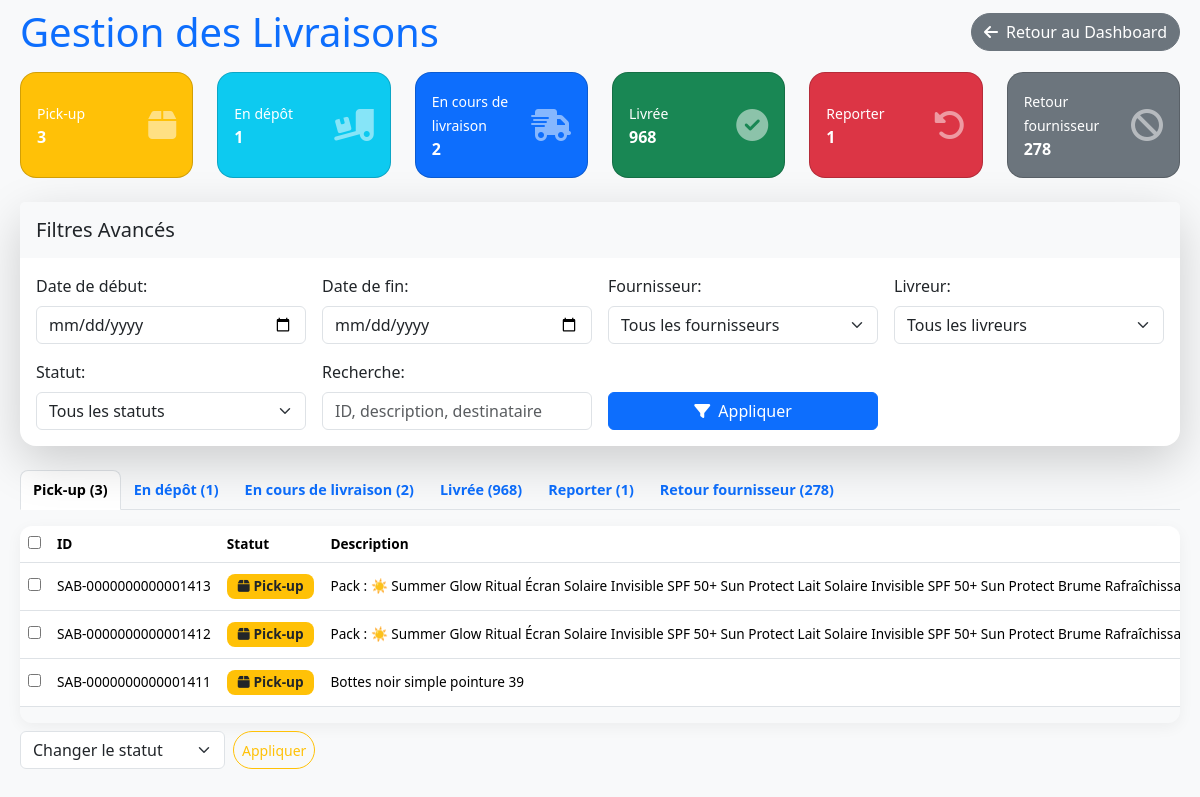
The app's page /app/views/admin/all_deliveries.php with its own data.
### tables this page shows
CREATE TABLE `deliveries` (
  `id` int(11) NOT NULL,
  `unique_id` varchar(100) NOT NULL,
  `supplier_id` int(11) NOT NULL,
  `driver_id` int(11) DEFAULT NULL,
  `description` text NOT NULL,
  `recipient_name` varchar(255) NOT NULL,
  `recipient_phone` varchar(50) NOT NULL,
  `recipient_city` varchar(100) NOT NULL,
  `attempts` int(11) NOT NULL DEFAULT 0,
  `destination_address` text NOT NULL,
  `weight_kg` decimal(10,2) NOT NULL,
  `length_cm` decimal(10,2) NOT NULL,
  `L_width_cm` decimal(10,2) NOT NULL DEFAULT 0.00,
  `width_cm` int(11) DEFAULT NULL,
  `height_cm` decimal(10,2) NOT NULL,
  `declared_value` decimal(10,2) NOT NULL DEFAULT 0.00,
  `is_fragile` tinyint(1) NOT NULL DEFAULT 0,
  `accepts_exchange` tinyint(1) NOT NULL DEFAULT 0,
  `status` enum('pending','assigned','in_transit','delivered','returned','cancelled','delivered_to_sender') NOT NULL DEFAULT 'pending',
  `return_reason` varchar(255) DEFAULT NULL,
  `invoice_id` int(11) DEFAULT NULL,
  `price` decimal(10,2) NOT NULL DEFAULT 0.00,
  `created_at` timestamp NOT NULL DEFAULT current_timestamp(),
  `updated_at` timestamp NOT NULL DEFAULT current_timestamp() ON UPDATE current_timestamp()
);

### app/views/admin/all_deliveries.php (the view, shortened to what this page needs)
<?php
$mysqli = new mysqli(DB_HOST, DB_USER, DB_PASS, DB_NAME);
$mysqli->set_charset("utf8mb4");
$deliveryStatuses = [
    'pending'    => ['label' => 'Pick-up', 'color' => 'bg-warning', 'icon' => 'fas fa-box', 'text_color' => 'text-dark'],
    'assigned'   => ['label' => 'En dépôt', 'color' => 'bg-info', 'icon' => 'fas fa-truck-loading', 'text_color' => 'text-dark'],
    'in_transit' => ['label' => 'En cours de livraison', 'color' => 'bg-primary', 'icon' => 'fas fa-shipping-fast', 'text_color' => 'text-white'],
    'delivered'  => ['label' => 'Livrée', 'color' => 'bg-success', 'icon' => 'fas fa-check-circle', 'text_color' => 'text-white'],
    'returned'   => ['label' => 'Reporter', 'color' => 'bg-danger', 'icon' => 'fas fa-undo-alt', 'text_color' => 'text-white'],
    'cancelled'  => ['label' => 'Retour fournisseur', 'color' => 'bg-secondary', 'icon' => 'fas fa-ban', 'text_color' => 'text-white']
];
$limit = 10;
$filter_start_date  = $_GET['start_date'] ?? '';
$filter_end_date    = $_GET['end_date'] ?? '';
$filter_supplier_id = $_GET['supplier_id'] ?? '';
$filter_driver_id   = $_GET['driver_id'] ?? '';
$filter_status      = $_GET['status_filter'] ?? '';
$search_query       = $_GET['search_query'] ?? '';
$activeTab = $_GET['tab'] ?? 'pending-tab';
$currentPage = [];
foreach($deliveryStatuses as $key => $info){
    $tabParam = $key.'-tab';
    $currentPage[$key] = ($activeTab === $tabParam && isset($_GET['page'])) ? max(1,intval($_GET['page'])) : 1;
}
function buildFilters($filters, &$params, &$types){
    $clauses = [];
    return $clauses ? ' AND '.implode(' AND ', $clauses) : '';
}
function getDeliveriesByStatus($mysqli, $status, $limit, $page, $filters) {
    $offset = ($page-1)*$limit;
    $sql = "SELECT d.*, d.attempts,
                   s.username AS supplier_username, s.company_name AS supplier_company_name,
                   u.username AS driver_username, u.first_name AS driver_first_name, u.last_name AS driver_last_name
            FROM deliveries d
            LEFT JOIN users s ON d.supplier_id = s.id
            LEFT JOIN users u ON d.driver_id = u.id
            WHERE d.status = ?";
    $params = [$status]; $types="s";
    $sql .= buildFilters($filters, $params, $types);
    $sql .= " ORDER BY d.created_at DESC LIMIT ? OFFSET ?";
    $params[] = $limit; $params[] = $offset; $types.="ii";
    $stmt = $mysqli->prepare($sql);
    $stmt->bind_param($types, ...$params);
    $stmt->execute();
    $res = $stmt->get_result();
    $deliveries = $res->fetch_all(MYSQLI_ASSOC);
    return $deliveries;
}
function countDeliveriesByStatus($mysqli, $status, $filters){
    $sql = "SELECT COUNT(*) AS total FROM deliveries d WHERE d.status=?";
    $params = [$status]; $types="s";
    $sql .= buildFilters($filters, $params, $types);
    $stmt = $mysqli->prepare($sql);
    $stmt->bind_param($types, ...$params);
    $stmt->execute();
    $total = $stmt->get_result()->fetch_assoc()['total'];
    return $total;
}
$deliveriesByStatus = [];
$totalByStatus = [];
$filters = [
    'start_date'=>$filter_start_date,
    'end_date'=>$filter_end_date,
    'supplier_id'=>$filter_supplier_id,
    'driver_id'=>$filter_driver_id,
    'search_query'=>$search_query,
    'status_filter'=>$filter_status
];
foreach($deliveryStatuses as $key=>$info){
    $deliveriesByStatus[$key] = getDeliveriesByStatus($mysqli, $key, $limit, $currentPage[$key], $filters);
    $totalByStatus[$key] = countDeliveriesByStatus($mysqli, $key, $filters);
}
function renderDeliveryRow($d, $info){
    return '<tr>
        <td><input type="checkbox" class="selectItem" name="delivery_ids[]" value="'.htmlspecialchars($d['id']).'"></td>
        <td>'.htmlspecialchars($d['unique_id']).'</td>
        <td><span class="badge '.$info['color'].' '.$info['text_color'].'"><i class="'.$info['icon'].' me-1"></i>'.$info['label'].'</span></td>
        <td>'.htmlspecialchars($d['description']).'</td>
        <td>'.htmlspecialchars($d['recipient_name']).'</td>
        <td>'.htmlspecialchars($d['supplier_username']).'</td>
        <td>'.htmlspecialchars($d['created_at']).'</td>
        <td>'.htmlspecialchars($d['updated_at']).'</td>
        <td>'.htmlspecialchars($d['recipient_city']).'</td>
        <td>'.htmlspecialchars($d['attempts']).' Fois</td>
        <td>
            <a href="/sabroom/public/admin/deliveries/edit/'.htmlspecialchars($d['id']).'" class="btn btn-sm btn-outline-primary rounded-pill"><i class="fas fa-edit"></i></a>
            <a href="/sabroom/public/admin/deliveries/delete/'.htmlspecialchars($d['id']).'" class="btn btn-sm btn-outline-danger rounded-pill" onclick="return confirm(\'Supprimer cette livraison ?\');"><i class="fas fa-trash-alt"></i></a>
        </td>
    </tr>';
}
?>
<!DOCTYPE html>
<html lang="fr">
<head>
<link href="https://cdn.jsdelivr.net/npm/bootstrap@5.3.3/dist/css/bootstrap.min.css" rel="stylesheet">
<link rel="stylesheet" href="https://cdnjs.cloudflare.com/ajax/libs/font-awesome/6.4.2/css/all.min.css">
</head>
<body class="bg-light p-2">
<div class="container-fluid">
<div class="d-flex flex-column flex-md-row justify-content-between align-items-start align-items-md-center mb-3">
    <h1 class="text-primary mb-2 mb-md-0">Gestion des Livraisons</h1>
    <a href="/sabroom/public/admin/dashboard" class="btn btn-secondary rounded-pill mb-2 mb-md-0"><i class="fas fa-arrow-left me-2"></i>Retour au Dashboard</a>
</div>
<div class="row mb-3 flex-nowrap overflow-auto">
<?php foreach($deliveryStatuses as $key=>$info): ?>
<div class="col-6 col-md-2 mb-2">
    <div class="card text-white <?php echo $info['color'];?> h-100">
        <div class="card-body d-flex justify-content-between align-items-center">
            <div>
                <small><?php echo $info['label'];?></small>
                <div class="fw-bold"><?php echo $totalByStatus[$key];?></div>
            </div>
            <i class="<?php echo $info['icon'];?> fa-2x text-white-50"></i>
        </div>
    </div>
</div>
<?php endforeach; ?>
</div>
<div class="card shadow-lg border-0 rounded-lg mb-4">
<div class="card-header bg-light border-0 rounded-top-lg py-3">
    <h5 class="mb-0 text-dark">Filtres Avancés</h5>
</div>
<div class="card-body">
<form id="deliveryFilterForm" action="/sabroom/public/admin/deliveries" method="GET" class="row g-3 align-items-end">
    <div class="col-md-3">
        <label for="start_date" class="form-label">Date de début:</label>
        <input type="date" class="form-control" id="start_date" name="start_date" value="<?php echo htmlspecialchars($filter_start_date); ?>">
    </div>
    <div class="col-md-3">
        <label for="end_date" class="form-label">Date de fin:</label>
        <input type="date" class="form-control" id="end_date" name="end_date" value="<?php echo htmlspecialchars($filter_end_date); ?>">
    </div>
    <div class="col-md-3">
        <label for="supplier_id" class="form-label">Fournisseur:</label>
        <select class="form-select" id="supplier_id" name="supplier_id">
            <option value="">Tous les fournisseurs</option>
        </select>
    </div>
    <div class="col-md-3">
        <label for="driver_id" class="form-label">Livreur:</label>
        <select class="form-select" id="driver_id" name="driver_id">
            <option value="">Tous les livreurs</option>
        </select>
    </div>
    <div class="col-md-3 mt-3">
        <label for="status_filter" class="form-label">Statut:</label>
        <select class="form-select" id="status_filter" name="status_filter">
            <option value="">Tous les statuts</option>
        </select>
    </div>
    <div class="col-md-3 mt-3">
        <label for="search_query" class="form-label">Recherche:</label>
        <input type="text" class="form-control" id="search_query" name="search_query" placeholder="ID, description, destinataire" value="<?php echo htmlspecialchars($search_query); ?>">
    </div>
    <div class="col-md-3 mt-3">
        <button type="submit" class="btn btn-primary w-100 mt-4"><i class="fas fa-filter me-1"></i> Appliquer</button>
    </div>
</form>
</div>
</div>
<ul class="nav nav-tabs mb-3" id="deliveryTabs" role="tablist">
<?php foreach($deliveryStatuses as $key=>$info): ?>
    <li class="nav-item" role="presentation">
        <button class="nav-link <?php echo ($activeTab==$key.'-tab')?'active':'';?>" id="<?php echo $key;?>-tab" data-bs-toggle="tab" data-bs-target="#<?php echo $key;?>-content" type="button" role="tab" aria-controls="<?php echo $key;?>-content" aria-selected="<?php echo ($activeTab==$key.'-tab')?'true':'false';?>">
            <?php echo $info['label']; ?> (<?php echo $totalByStatus[$key]; ?>)
        </button>
    </li>
<?php endforeach; ?>
</ul>
<div class="tab-content">
<?php foreach($deliveryStatuses as $key=>$info): ?>
<div class="tab-pane fade <?php echo ($activeTab==$key.'-tab')?'show active':'';?>" id="<?php echo $key;?>-content" role="tabpanel" aria-labelledby="<?php echo $key;?>-tab">
    <form method="POST">
        <div class="table-responsive">
            <table class="table table-hover align-middle mb-3">
                <thead>
                    <tr>
                        <th><input type="checkbox" id="selectAll_<?php echo $key;?>"></th>
                        <th>ID</th>
                        <th>Statut</th>
                        <th>Description</th>
                    </tr>
                </thead>
                <tbody>
                    <?php if(!empty($deliveriesByStatus[$key])): ?>
                        <?php foreach($deliveriesByStatus[$key] as $d): ?>
                            <?php echo renderDeliveryRow($d, $info); ?>
                        <?php endforeach; ?>
                    <?php else: ?>
                        <tr><td colspan="10" class="text-center">Aucune livraison trouvée.</td></tr>
                    <?php endif; ?>
                </tbody>
            </table>
        </div>
        <div class="d-flex gap-2 mt-2">
            <select class="form-select w-auto" name="new_status" required>
                <option value="">Changer le statut</option>
            </select>
            <button type="submit" name="bulk_update" class="btn btn-sm btn-outline-warning rounded-pill">Appliquer</button>
        </div>
    </form>
</div>
<?php endforeach; ?>
</div>
</div>
</body>
</html>

### app/views/admin/all_deliveries.php (style rules this page uses)
.card { border-radius:1rem; transition: all 0.2s ease; }
.badge { border-radius:0.5rem;font-weight:600;padding:0.4em 0.8em;font-size:0.85rem; }
.nav-tabs .nav-link { font-weight:600;padding:0.5rem 0.75rem;transition:0.3s; font-size:0.9rem; }
.nav-tabs .nav-link.active { border-radius:0.5rem 0.5rem 0 0; }
.table-responsive { border-radius:0.75rem; overflow-x:auto; box-shadow:0 4px 15px rgba(0,0,0,0.05); }
.table th, .table td { white-space:nowrap; padding:0.5rem; font-size:0.85rem; }
.table tbody tr:nth-of-type(odd) { background-color: rgba(0,0,0,0.03); }

### records on screen
deliveries: unique "SAB-0000000000001413", label "Pick-up", description "Pack : ☀️ Summer Glow Ritual Écran Solaire Invisible SPF 50+ Sun Protect Lait Solaire Invisible SPF 50+ Sun Protect Brume…"
deliveries: unique "SAB-0000000000001412", label "Pick-up", description "Pack : ☀️ Summer Glow Ritual Écran Solaire Invisible SPF 50+ Sun Protect Lait Solaire Invisible SPF 50+ Sun Protect Brume…"
deliveries: unique "SAB-0000000000001411", label "Pick-up", description "Bottes noir simple pointure 39"

### other values on screen
$info['label'] "Pick-up"
$totalByStatus[$key] "3"
$info['label'] "En dépôt"
$totalByStatus[$key] "1"
$info['label'] "En cours de livraison"
$totalByStatus[$key] "2"
$info['label'] "Livrée"
$totalByStatus[$key] "968"
$info['label'] "Reporter"
$info['label'] "Retour fournisseur"
$totalByStatus[$key] "278"
